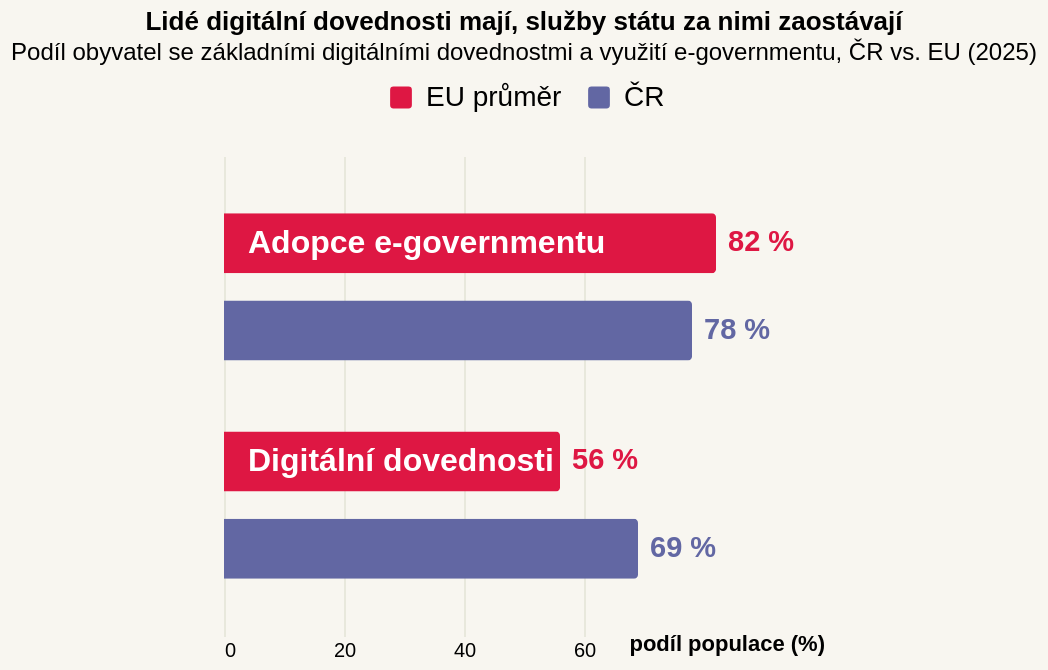

This figure's Vega-Lite source:
### Vega-Lite specification from a JSON file in a GitHub repository (floating-point values rounded to 4 significant figures)
{"_source": "Evropská komise, Digital Decade Report 2025", "$schema": "https://vega.github.io/schema/vega-lite/v5.json", "description": "Digitální dovednosti obyvatel vs. využití e-governmentu, ČR a EU", "title": {"text": "Lidé digitální dovednosti mají, služby státu za nimi zaostávají", "subtitle": "Podíl obyvatel se základními digitálními dovednostmi a využití e-governmentu, ČR vs. EU (2025)"}, "height": 240, "background": "#f8f6f0", "data": {"values": [{"m": "Adopce e-governmentu", "e": "EU průměr", "v": 82, "lab": "82 %"}, {"m": "Adopce e-governmentu", "e": "ČR", "v": 78, "lab": "78 %"}, {"m": "Digitální dovednosti", "e": "EU průměr", "v": 56, "lab": "56 %"}, {"m": "Digitální dovednosti", "e": "ČR", "v": 69, "lab": "69 %"}]}, "layer": [{"params": [{"name": "serie", "select": {"type": "point", "fields": ["e"]}, "bind": "legend"}], "mark": {"type": "bar", "tooltip": true, "cornerRadiusEnd": 2, "height": 30}, "encoding": {"y": {"field": "m", "type": "nominal", "sort": ["Adopce e-governmentu", "Digitální dovednosti"], "axis": null, "title": null}, "yOffset": {"field": "e", "sort": ["EU průměr", "ČR"]}, "x": {"field": "v", "type": "quantitative", "title": "podíl populace (%)", "scale": {"domain": [0, 97]}, "axis": {"grid": true, "gridColor": "#e8e8dc", "domain": false, "ticks": false, "values": [0, 20, 40, 60], "titleAngle": 0, "titleAnchor": "end", "titleAlign": "right", "titlePadding": -14, "titleFontWeight": "bold"}}, "color": {"field": "e", "type": "nominal", "scale": {"domain": ["EU průměr", "ČR"], "range": ["#de1743", "#6267a3"]}, "legend": {"title": null, "orient": "top", "direction": "horizontal", "symbolType": "M -0.45 -0.65 L 0.45 -0.65 Q 0.65 -0.65 0.65 -0.45 L 0.65 0.45 Q 0.65 0.65 0.45 0.65 L -0.45 0.65 Q -0.65 0.65 -0.65 0.45 L -0.65 -0.45 Q -0.65 -0.65 -0.45 -0.65 Z", "symbolSize": 280, "symbolStrokeWidth": 0, "labelFontSize": 14, "padding": 4}}, "opacity": {"condition": {"param": "serie", "value": 1}, "value": 0.18}, "tooltip": [{"field": "m", "title": "Ukazatel"}, {"field": "e", "title": "Kdo"}, {"field": "lab", "title": "Podíl populace"}]}}, {"mark": {"type": "text", "align": "left", "dx": 6, "fontWeight": "bold", "fontSize": 14.5}, "encoding": {"y": {"field": "m", "type": "nominal", "sort": ["Adopce e-governmentu", "Digitální dovednosti"]}, "yOffset": {"field": "e", "sort": ["EU průměr", "ČR"]}, "x": {"field": "v", "type": "quantitative"}, "text": {"field": "lab"}, "color": {"field": "e", "type": "nominal", "legend": null, "scale": {"domain": ["EU průměr", "ČR"], "range": ["#c5143c", "#4c4f8e"]}}}}, {"transform": [{"filter": "datum.e == 'EU průměr'"}], "mark": {"type": "text", "align": "left", "dx": 12, "fontWeight": "bold", "fontSize": 16, "color": "#ffffff"}, "encoding": {"y": {"field": "m", "type": "nominal", "sort": ["Adopce e-governmentu", "Digitální dovednosti"]}, "yOffset": {"field": "e", "sort": ["EU průměr", "ČR"]}, "x": {"value": 0}, "text": {"field": "m"}}}], "config": {"view": {"stroke": "transparent"}, "legend": {"layout": {"top": {"anchor": "middle"}}}}}
